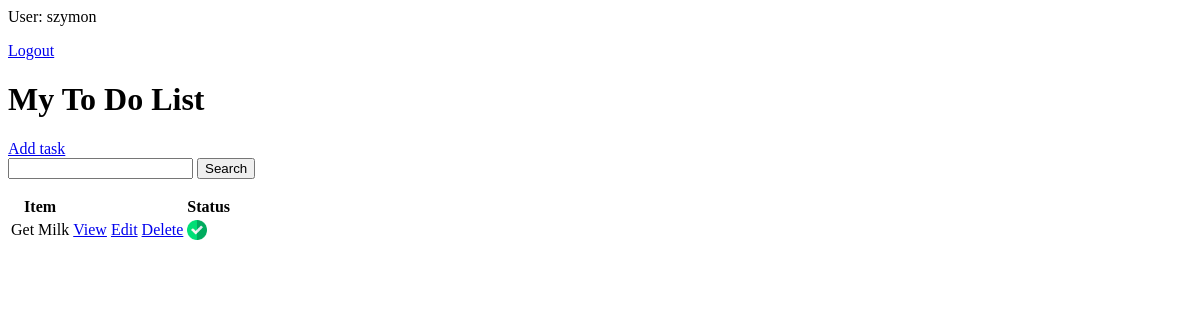
Before: / (signed in) with the older database file.
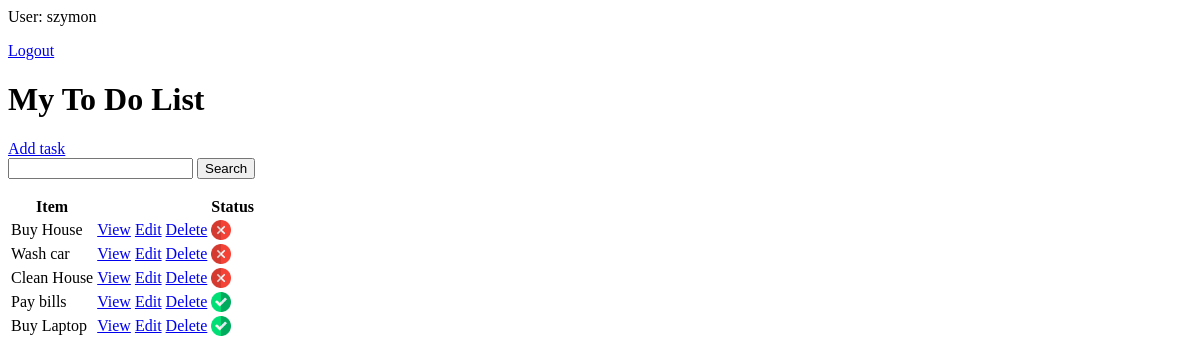
After: the same page with the newer database file.
### base/models.py (models this page shows, shortened)
class Task(models.Model):
    user = models.ForeignKey(User, on_delete=models.CASCADE, null=True, blank=True)
    title = models.CharField(max_length=200)
    description = models.TextField(null=True, blank=True)
    complete = models.BooleanField(default=False)
    created = models.DateTimeField(auto_now_add=True)
    class Meta:
        ordering = ['complete']

### base/views.py (the view)
# urls.py: path('', TaskList.as_view(), name='tasks'),
class TaskList(LoginRequiredMixin, ListView):
    model = Task
    context_object_name = 'tasks'
    def get_context_data(self, **kwargs):
        context = super().get_context_data(**kwargs)
        context['tasks'] = context['tasks'].filter(user=self.request.user)
        context['count'] = context['tasks'].filter(complete=False).count()
        search_input = self.request.GET.get('search-area') or ''
        if search_input:
            context['tasks'] = context['tasks'].filter(title__startswith=search_input)
        context['search_input'] = search_input
        return context

### templates/base/task_list.html
{% if request.user.is_authenticated %}
    <p>User: {{ request.user }}</p>
    <a href="{% url 'logout' %}">Logout</a>
{% else %}
    <a href="{% url 'login' %}">Login</a>
{% endif %}
<h1>My To Do List</h1>
<a href="{% url 'task-create' %}">Add task</a>
<form method="GET">
    <label>
        <input type="text" name='search-area' value="{{ search_input }}">
        <input type="submit" value='Search'>
    </label>
</form>
<table>
    <tr>
        <th>Item</th>
        <th></th>
        <th></th>
        <th></th>
        <th>Status</th>
    </tr>
    {% for task in tasks %}
    <tr>
        <td>{{ task.title }}</td>
        <td><a href="{% url 'task' task.id %}">View</a></td>
        <td><a href="{% url 'task-update' task.id %}">Edit</a></td>
        <td><a href="{% url 'task-delete' task.id %}">Delete</a></td>
        {% load static %}
        <td>
            {% if task.complete %}
                <img src="{% static 'media/done.png' %}" alt="done" width="20" height="20">
            {% else %}
                <img src="{% static 'media/undone.png' %}" alt="done" width="20" height="20">
            {% endif %}
        </td>
    </tr>
    {% empty %}
        <h3>No items in list!</h3>
    {% endfor %}
</table>

Changed rows visible on the page:
removed Task: title "Get Milk", complete True (drawn)
added Task: title "Buy House", complete False (drawn)
added Task: title "Wash car", complete False (drawn)
added Task: title "Clean House", complete False (drawn)
added Task: title "Pay bills", complete True (drawn)
added Task: title "Buy Laptop", complete True (drawn)
